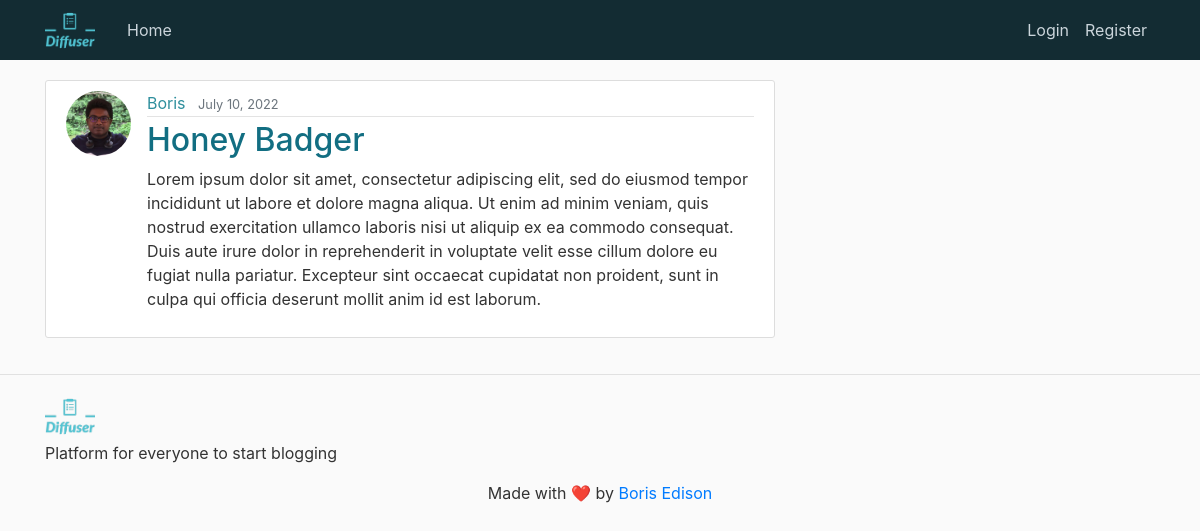
/post/5/, run on the app's committed database.
### blog/models.py (models this page shows, shortened)
class Post(models.Model):
    title = models.CharField(max_length=100)
    content = models.TextField()
    date_posted = models.DateTimeField(default = timezone.now)
    author = models.ForeignKey(User, on_delete = models.CASCADE)

### users/models.py (models this page shows, shortened)
class Profile(models.Model):
    user = models.OneToOneField(User, on_delete = models.CASCADE)
    image = models.ImageField(default='default.jpg', upload_to='profile_pics')

### blog/views.py (the view)
# urls.py: path('post/<int:pk>/', PostDetailView.as_view(), name='post-detail'),
class PostDetailView(DetailView):
    model = Post

### blog/templates/blog/post_detail.html (shortened to what this page needs)
{% extends "blog/base.html" %}
{% block content %}
    <article class="media content-section">
      <img class="rounded-circle article-img" src="{{object.author.profile.image.url}}">
        <div class="media-body">
          <div class="article-metadata">
            <a class="mr-2" style="color: #2F8F9D !important;" href="{% url 'user-posts' object.author.username %}">{{ object.author }}</a>
            <small class="text-muted">{{ post.date_posted|date:"F d, Y" }}</small>
          </div>
          <h2 class="article-title">{{ object.title }}</h2>
          <p class="article-content">{{ object.content }}</p>
        </div>
    </article>
{% endblock content %}

### blog/static/blog/styles.css (style rules this page uses)
body { background: #fafafa; color: #333333; margin-top: 5rem; }
h1, h2, h3, h4, h5, h6 { color: #444444; }
.content-section { background: #ffffff; padding: 10px 20px; border: 1px solid #dddddd; border-radius: 3px; margin-bottom: 20px; }
.article-title { color: #126E82; }
.article-content { white-space: pre-line; }
.article-img { height: 65px; width: 65px; margin-right: 16px; }
.article-metadata { padding-bottom: 1px; margin-bottom: 4px; border-bottom: 1px solid #e3e3e3 }

### data on the page
Post: author.profile.image (picture), author "Boris", date_posted "July 10, 2022", title "Honey Badger", content "Lorem ipsum dolor sit amet, consectetur adipiscing elit, sed do eiusmod tempor incididunt ut labore et dolore magna aliqua. Ut enim ad minim veniam, quis nostrud exercitation ullamco laboris nisi ut aliquip ex ea commodo consequat. Duis aute irure dolor in reprehenderit in voluptate velit esse cillum dolore eu fugiat nulla pariatur. Excepteur sint occaecat cupidatat non proident, sunt in culpa qui officia deserunt mollit anim id est laborum."
